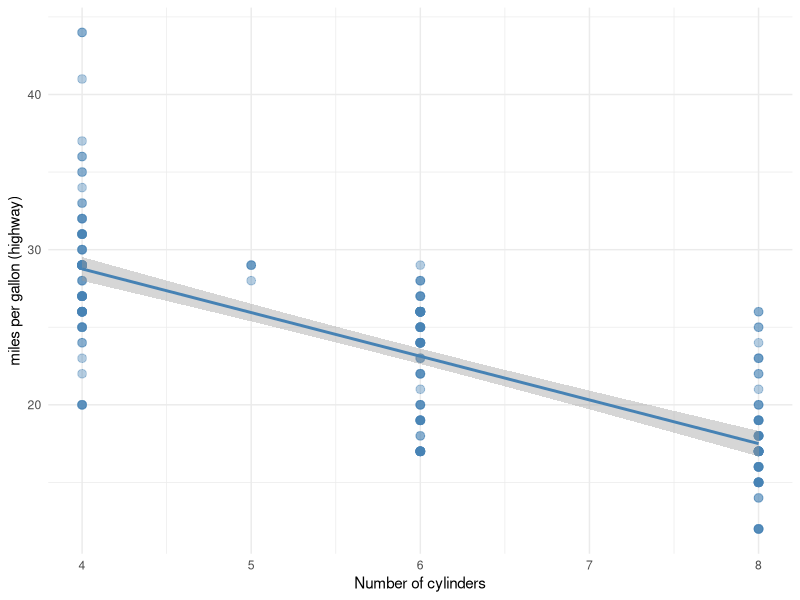
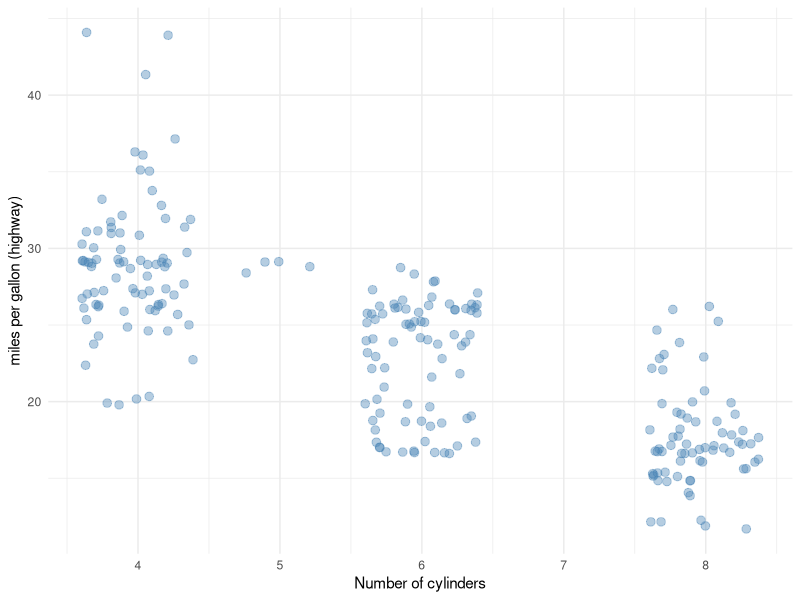
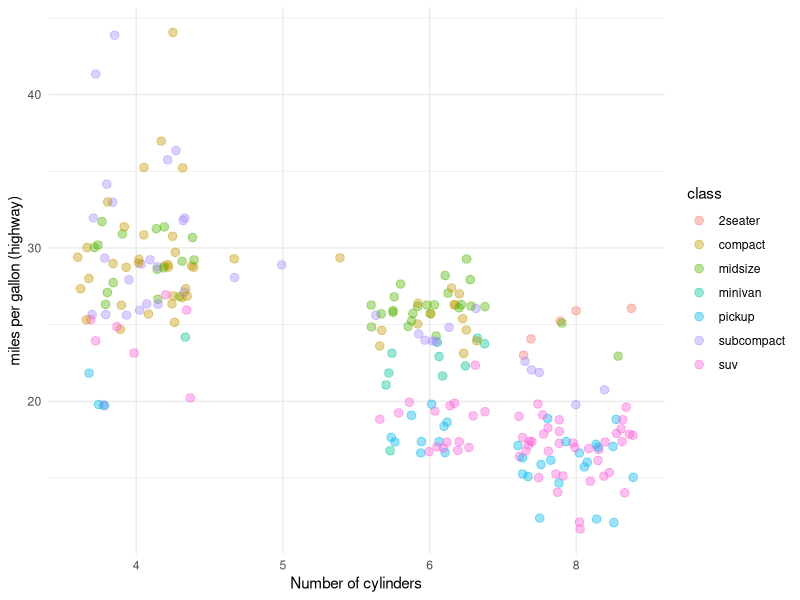
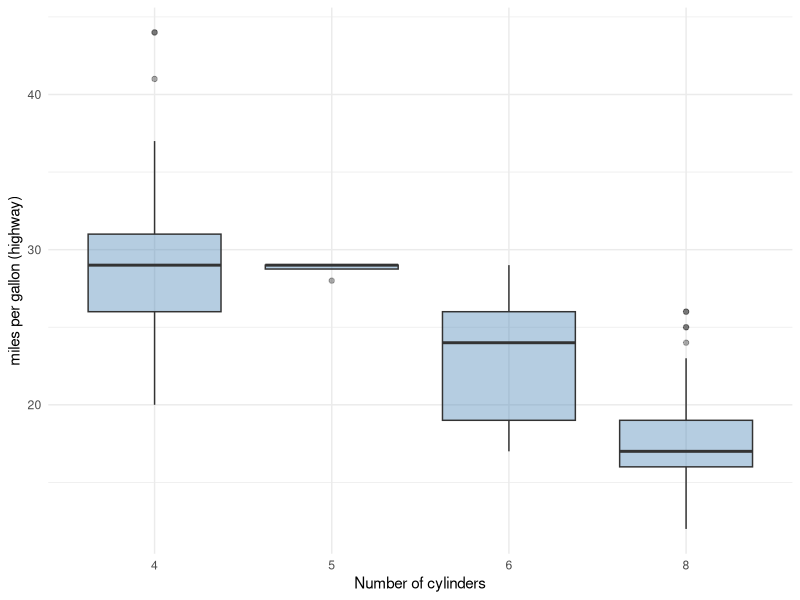
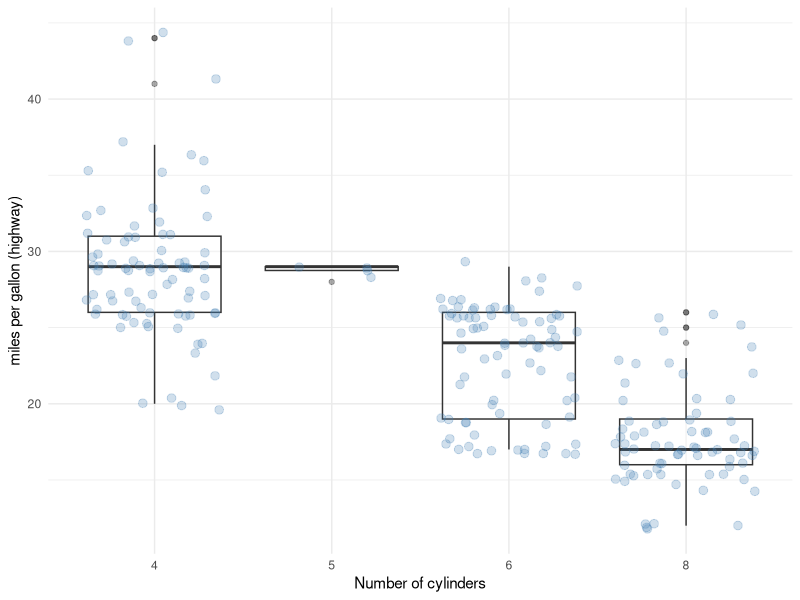

Write R code to recreate these figures, in order.
## ---- chunk 1
library(ggplot2, tidyverse)
theme_set(theme_minimal())
update_geom_defaults("bar", list(fill = "steelblue", alpha = 0.4))
update_geom_defaults("point", list(color = "steelblue", alpha = 0.4, size = 2.6))
update_geom_defaults("boxplot", list(fill = "steelblue", alpha = 0.4))
## ---- chunk 2
ggplot(mpg, aes(x = cyl, y = hwy)) + geom_point() + xlab("Number of cylinders") + ylab("miles per gallon (highway)") + 
  stat_smooth(method = "lm", color = "steelblue")
## ---- chunk 3
ggplot(mpg, aes(x = cyl, y = hwy)) + geom_jitter() + xlab("Number of cylinders") + ylab("miles per gallon (highway)")
## ---- chunk 4
ggplot(mpg, aes(x = factor(cyl), y = hwy, color = class)) + geom_jitter() + xlab("Number of cylinders") + ylab("miles per gallon (highway)")
## ---- chunk 5
ggplot(mpg, aes(x = factor(cyl), y = hwy)) + geom_boxplot() + xlab("Number of cylinders") + ylab("miles per gallon (highway)")

## ---- chunk 6
ggplot(mpg, aes(x = factor(cyl), y = hwy)) + geom_boxplot(fill = "white") + geom_jitter(alpha = 0.25) + xlab("Number of cylinders") + ylab("miles per gallon (highway)")

